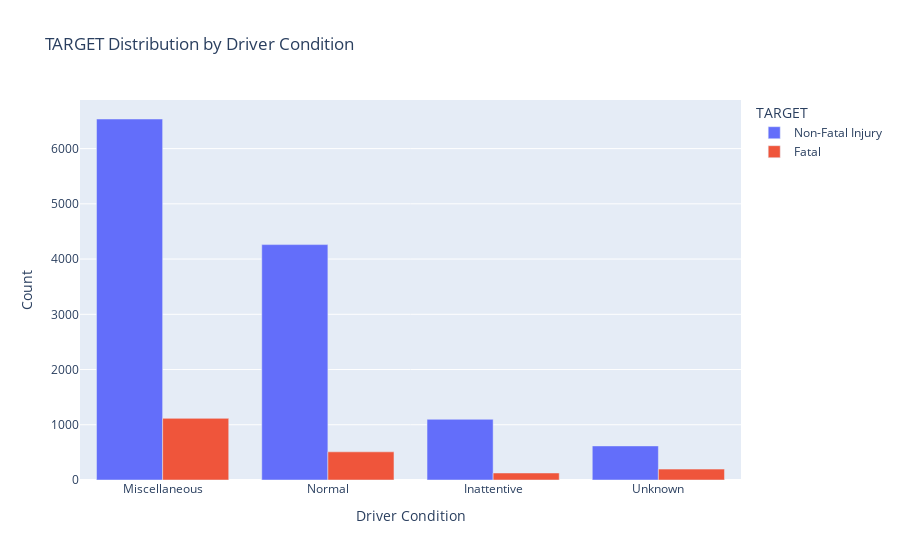

Notebook code cell kept with this figure:
### Markdown cell above
## Plot showing distribution of target variable by driver condition

### Code cell
categories_to_exclude = ['Normal', 'Inattentive','Unknown']
# Create an empty DataFrame
df_modified = pd.DataFrame()

# Replace categories except 'Automobile, Station Wagon' and 'Other' with 'MISCELLANEOUS'
df_modified['TARGET'] = df_train['TARGET']
df_modified['DRIVCOND'] = df_train['DRIVCOND'].apply(lambda x: 'Miscellaneous' if x not in categories_to_exclude else x)



df_grouped = df_modified.groupby(['DRIVCOND', 'TARGET']).size().reset_index(name='Count').sort_values(by='Count', ascending=False)


# Create an interactive bar chart using Plotly
fig = px.bar(df_grouped, x='DRIVCOND', y='Count', color='TARGET', barmode='group',
             title='TARGET Distribution by Driver Condition')
fig.update_layout(xaxis_title='Driver Condition', yaxis_title='Count', legend_title='TARGET')
fig.show()

### Figure 1 — Plotly figure (JSON) as saved in the notebook; plotly's stock layout.template omitted (floating-point values rounded to 4 significant figures)
{"data": [{"alignmentgroup": "True", "hovertemplate": "TARGET=Non-Fatal Injury<br>DRIVCOND=%{x}<br>Count=%{y}<extra></extra>", "legendgroup": "Non-Fatal Injury", "marker": {"color": "#636efa", "pattern": {"shape": ""}}, "name": "Non-Fatal Injury", "offsetgroup": "Non-Fatal Injury", "orientation": "v", "showlegend": true, "textposition": "auto", "type": "bar", "x": ["Miscellaneous", "Normal", "Inattentive", "Unknown"], "xaxis": "x", "y": [6536, 4262, 1099, 617], "yaxis": "y"}, {"alignmentgroup": "True", "hovertemplate": "TARGET=Fatal<br>DRIVCOND=%{x}<br>Count=%{y}<extra></extra>", "legendgroup": "Fatal", "marker": {"color": "#EF553B", "pattern": {"shape": ""}}, "name": "Fatal", "offsetgroup": "Fatal", "orientation": "v", "showlegend": true, "textposition": "auto", "type": "bar", "x": ["Miscellaneous", "Normal", "Unknown", "Inattentive"], "xaxis": "x", "y": [1116, 510, 197, 127], "yaxis": "y"}], "layout": {"barmode": "group", "legend": {"title": {"text": "TARGET"}, "tracegroupgap": 0}, "title": {"text": "TARGET Distribution by Driver Condition"}, "xaxis": {"anchor": "y", "domain": [0, 1], "title": {"text": "Driver Condition"}}, "yaxis": {"anchor": "x", "domain": [0, 1], "title": {"text": "Count"}}}}
